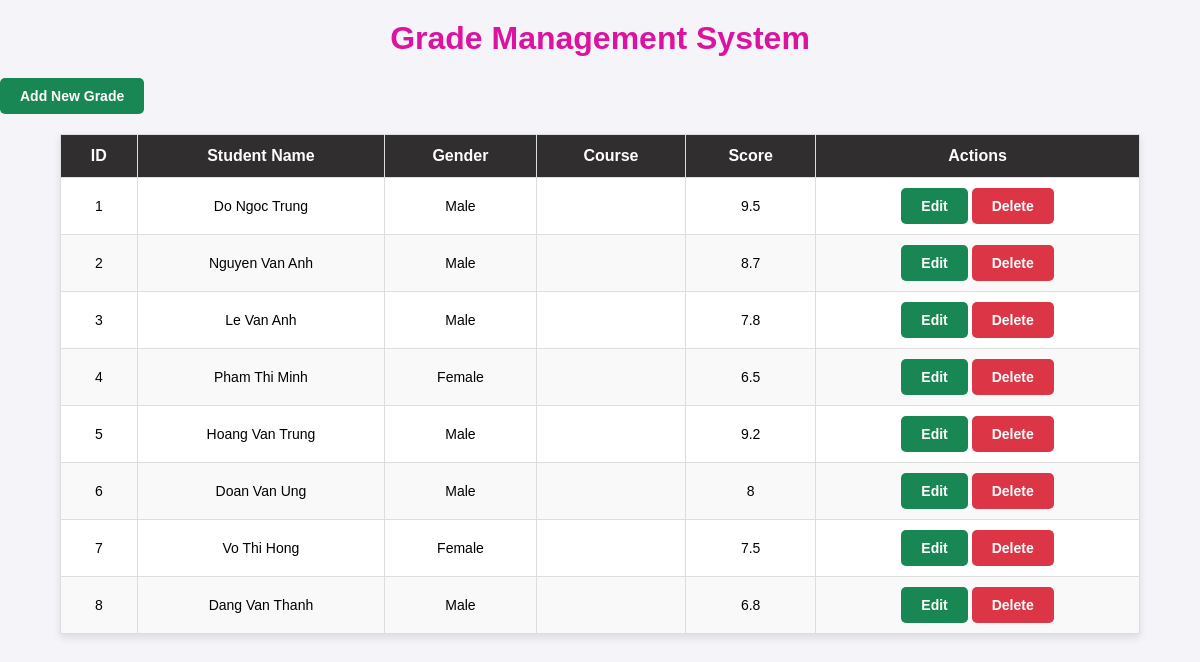
Screenshot of /manageGrades.php with the database file from the repository.
### tables this page shows
CREATE TABLE Grades (
    id INT AUTO_INCREMENT PRIMARY KEY,
    user_id INT NOT NULL, 
    username VARCHAR(255) NOT NULL,
    gender ENUM('Male', 'Female') NOT NULL,
    course_id INT NOT NULL, 
    name VARCHAR(255) NOT NULL,
    score FLOAT NOT NULL,
    FOREIGN KEY (user_id) REFERENCES users(id),
    FOREIGN KEY (course_id) REFERENCES courses(id),
    created_at TIMESTAMP DEFAULT CURRENT_TIMESTAMP
);

### manageGrades.php (the view, shortened to what this page needs)
<!DOCTYPE html>
<html lang="en">
<head>
    <link rel="stylesheet" href="manageGrades.css">
</head>
<body>
    <h1>Grade Management System</h1>
    <a href="Add_grade.php" class="btn">Add New Grade</a>
    <table>
        <thead>
            <tr>
                <th>ID</th>
                <th>Student Name</th>
                <th>Gender</th>
                <th>Course</th>
                <th>Score</th>
                <th>Actions</th>
            </tr>
        </thead>
        <tbody>
            <?php
            include 'db.php';
            $result = $conn->query("SELECT * FROM Grades ORDER BY id ASC");
            while ($row = $result->fetch_assoc()) {
                echo "<tr>
                        <td>{$row['id']}</td>
                        <td>{$row['username']}</td>
                        <td>{$row['gender']}</td>
                        <td>{$row['Courses']}</td>
                        <td>{$row['score']}</td>
                        <td>
                            <a href='Edit_grade.php?id={$row['id']}' class='btn'>Edit</a>
                            <a href='Delete_grade.php?id={$row['id']}' class='btn delete'>Delete</a>
                        </td>
                    </tr>";
            }
            ?>
        </tbody>
    </table>
</body>
</html>

### manageGrades.css (style rules this page uses)
body { font-family: Arial, sans-serif; margin: 0; padding: 0; background: #f4f4f9; }
h1 { text-align: center; color:#db13a1 ; margin-top: 20px; }
a.btn, button { display: inline-block; padding: 10px 20px; color: white; text-decoration: none; border-radius: 5px; font-size: 14px; font-weight: bold; border: none; cursor: pointer; }
a.btn.delete { background: #dc3545; }
table { width: 90%; margin: 20px auto; border-collapse: collapse; box-shadow: 0 4px 8px rgba(0, 0, 0, 0.1); background: white; }
thead th { background: #0a0a0a; color: white; padding: 12px; text-align: center; border: 1px solid #ddd; font-size: 16px; }
tbody td { padding: 10px; text-align: center; border: 1px solid #ddd; font-size: 14px; }
tbody tr:nth-child(even) { background: #f9f9f9; }

### manageGrades.php (style rules this page uses)
body { background-image: url(https://cloud-web-cms-beta.s3.cloud.cmctelecom.vn/1_chung_chi_cong_nghe_thong_tin_55144b2891.png); background-size: cover; background-position: center; background-attachment: fixed; }
thead th { background: #302e2e; }
a.btn, button { background: #198754; }

### rows the page displays
grades: id "1", username "Do Ngoc Trung", gender "Male", score "9.5"
grades: id "2", username "Nguyen Van Anh", gender "Male", score "8.7"
grades: id "3", username "Le Van Anh", gender "Male", score "7.8"
grades: id "4", username "Pham Thi Minh", gender "Female", score "6.5"
grades: id "5", username "Hoang Van Trung", gender "Male", score "9.2"
grades: id "6", username "Doan Van Ung", gender "Male", score "8"
grades: id "7", username "Vo Thi Hong", gender "Female", score "7.5"
grades: id "8", username "Dang Van Thanh", gender "Male", score "6.8"
